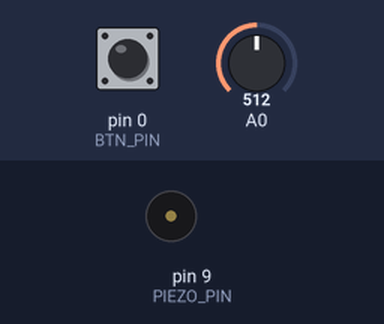
Bench run of a sketch on a simulated Arduino Uno, built with avr-gcc and run on an emulated ATmega328P. Shown: buzzer (waves = sounding). Inputs (shaded band) come from the test bench; at power-on: pin 0 (BTN_PIN) HIGH, A0 = 512.

Above: at 1.2 s.
1.3 s: pin 0 (BTN_PIN) pulled LOW for 0.15 s
At 1.38 s:
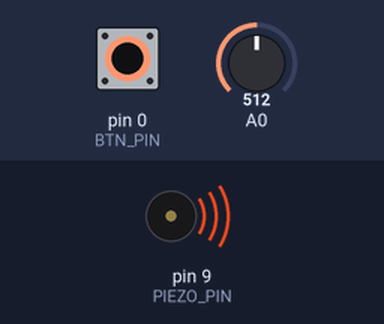
2.9 s: pin 0 (BTN_PIN) pulled LOW for 3.2 s
At 6.6 s:
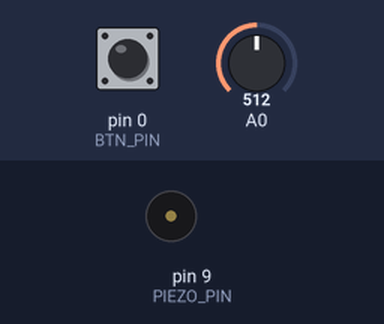
Timing chart, 0 to 8.1 s (numbered marks = the images above; inputs shaded):
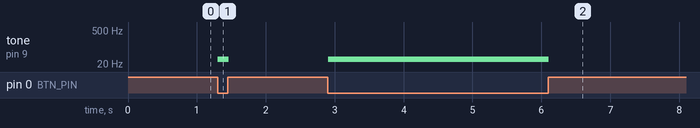

The sketch:

ArduinoInstrument.ino
```cpp
/**
 * @file ArduinoInstrument.ino
 *
 * @author Ethan Ruffing <ruffinge@mail.gvsu.edu>
 * @since 2015-11-29
 *
 * @brief Acts as a musical instrument.
 *
 * This program creates a basic musical instrument from the Arduino
 * through the use of a distance sensor and a piezo buzzer. The distance
 * is mapped to musical notes, and these are played whenever a button is
 * pressed.
 *
 * The pin configuration is set using the appropriate macros below.
 */

#include "pitches.h"
#include "SharpSensor.h"

/** The pin to which the piezo buzzer is connected. */
#define PIEZO_PIN 9

/** The analog pin to which the distance sensor is connected. */
#define DIST_PIN 0

/** The digital pin to which the control button is connected. */
#define BTN_PIN 0

/**
 * Converts a distance to a frequency.
 *
 * @param[in] dist
 *     The distance to map to a frequency
 *
 * @returns
 *     The mapped frequency for the given distance
 */
int distToFreq(float dist);

void setup() {
  pinMode(BTN_PIN, INPUT_PULLUP);
}

void loop() {
  if (!digitalRead(BTN_PIN)) {
    tone(PIEZO_PIN, distToFreq(readDistance(DIST_PIN)));
  } else {
    noTone(PIEZO_PIN);
  }

  delay(20);
}

int distToFreq(float dist) {
  int i;
  if (dist < 9) {
    i = 0;
  } else if (dist > 90) {
    i = PITCHRANGE - 1;
  } else {
    i = ((dist - 10) / 70.0) * 89;
  }

  return NOTES[i];
}
```

SharpSensor.c
```cpp
/**
 * @file SharpSensor.c
 *
 * @author Ethan Ruffing
 * @since 2015-11-29
 *
 * @brief Implementation of SharpSensor.h
 *
 * This file contains implementations of the functions declared in SharpSensor.h.
 */

#include "SharpSensor.h"

/**
 * Converts a binary reading of an analog sensor value to a voltage. Assumes that
 * the voltage returned will be between 0V and 5V.
 *
 * @param[in] bin
 *     The binary (byte value) reading of the analog sensor
 * @returns
 *     The converted voltage reading of the analog sensor
 */
double binToVolt(int bin) {
  return ((double)bin / 255) * 5.0;
}

/**
 * Converts a voltage reading to a distance, in centimeters, for the Sharp
 * GP2Y0A21YK0F distance sensor. Formula found using a power model regression
 * on data from the Sharp sensor datasheet.
 *
 * @param[in] v
 *     The voltage reading from the sensor
 * @returns
 *     The distance, in cm, that the sensor is reading
 */
double voltToDist(double v) {
  return 26.5574 * pow(v, -1.19027);
}

/**
 * Reads an analog sensor value.
 * @param[in] sens
 *     The sensor to read from (0-5)
 * @returns
 *     The voltage of the sensor, on a scale of 0 to 255
 */
uint8_t read_sensor(int sens) {
  uint8_t sensorVoltage;

  ADMUX = _BV(REFS0) | _BV(ADLAR) | sens;

  ADCSRA = _BV(ADEN) | _BV(ADIF) | _BV(ADPS2) | _BV(ADPS1) | _BV(ADPS0);

  ADCSRB = 0;

  ADCSRA |= _BV(ADSC);

  while((ADCSRA & _BV(ADIF)) == 0);

  sensorVoltage = (uint8_t)ADCH;

  return sensorVoltage;
}

float readDistance(int pin) {
  return voltToDist(binToVolt(read_sensor(pin)));
}
```

SharpSensor.h
```cpp
/**
 * @file SharpSensor.h
 *
 * @author Ethan Ruffing
 * @since 2015-11-29
 *
 * @brief Driver for the Sharp GP2Y0A21YK0F Analog Distance Sensor
 *
 * This is a driver for using the Sharp GP2Y0A21YK0F Analog Distance Sensor with
 * an Arduino. To use, simply call `readDistance` for the appropriate pin.
 */

#include <avr/io.h>

#ifndef SHARPSENSOR_H_
#define SHARPSENSOR_H_
#ifdef __cplusplus
extern "C" {
#endif

/**
 * Reads the distance from the distance sensor.
 *
 * @param[in] pin
 *     The analog pin to which the sensor is connected.
 *
 * @returns
 *     The distance, in centimeters, read from the sensor.
 */
float readDistance(int pin);

#ifdef __cplusplus
}
#endif
#endif
```

pitches.h
```cpp
/**
 * @file pitches.h
 * @author Ethan Ruffing <ruffinge@mail.gvsu.edu>
 * @author Tom Igoe
 *
 * This is a set of pitch constants, equating musical notes to their
 * corresponding frequencies. This was adopted from a similar file
 * provided by Tom Igoe at
 * https://www.arduino.cc/en/Tutorial/toneMelody.
 *
 * Note that 'flats' are not defined, so you will have to use the
 * enharmonic equivalents.
 */

#ifndef PITCHES_H_
#define PITCHES_H_

#define PITCHRANGE 89

#define NOTE_B0  31
#define NOTE_C1  33
#define NOTE_CS1 35
#define NOTE_D1  37
#define NOTE_DS1 39
#define NOTE_E1  41
#define NOTE_F1  44
#define NOTE_FS1 46
#define NOTE_G1  49
#define NOTE_GS1 52
#define NOTE_A1  55
#define NOTE_AS1 58
#define NOTE_B1  62
#define NOTE_C2  65
#define NOTE_CS2 69
#define NOTE_D2  73
#define NOTE_DS2 78
#define NOTE_E2  82
#define NOTE_F2  87
#define NOTE_FS2 93
#define NOTE_G2  98
#define NOTE_GS2 104
#define NOTE_A2  110
#define NOTE_AS2 117
#define NOTE_B2  123
#define NOTE_C3  131
#define NOTE_CS3 139
#define NOTE_D3  147
#define NOTE_DS3 156
#define NOTE_E3  165
#define NOTE_F3  175
#define NOTE_FS3 185
#define NOTE_G3  196
#define NOTE_GS3 208
#define NOTE_A3  220
#define NOTE_AS3 233
#define NOTE_B3  247
#define NOTE_C4  262
#define NOTE_CS4 277
#define NOTE_D4  294
#define NOTE_DS4 311
#define NOTE_E4  330
#define NOTE_F4  349
#define NOTE_FS4 370
#define NOTE_G4  392
#define NOTE_GS4 415
#define NOTE_A4  440
#define NOTE_AS4 466
#define NOTE_B4  494
#define NOTE_C5  523
#define NOTE_CS5 554
#define NOTE_D5  587
#define NOTE_DS5 622
#define NOTE_E5  659
#define NOTE_F5  698
#define NOTE_FS5 740
#define NOTE_G5  784
#define NOTE_GS5 831
#define NOTE_A5  880
#define NOTE_AS5 932
#define NOTE_B5  988
#define NOTE_C6  1047
#define NOTE_CS6 1109
#define NOTE_D6  1175
#define NOTE_DS6 1245
#define NOTE_E6  1319
#define NOTE_F6  1397
#define NOTE_FS6 1480
#define NOTE_G6  1568
#define NOTE_GS6 1661
#define NOTE_A6  1760
#define NOTE_AS6 1865
#define NOTE_B6  1976
#define NOTE_C7  2093
#define NOTE_CS7 2217
#define NOTE_D7  2349
#define NOTE_DS7 2489
#define NOTE_E7  2637
#define NOTE_F7  2794
#define NOTE_FS7 2960
#define NOTE_G7  3136
#define NOTE_GS7 3322
#define NOTE_A7  3520
#define NOTE_AS7 3729
#define NOTE_B7  3951
#define NOTE_C8  4186
#define NOTE_CS8 4435
#define NOTE_D8  4699
#define NOTE_DS8 4978
#define REST     0

const int NOTES[] = {NOTE_B0, NOTE_C1, NOTE_CS1, NOTE_D1, NOTE_DS1, NOTE_E1, NOTE_F1, NOTE_FS1, NOTE_G1, NOTE_GS1, NOTE_A1, NOTE_AS1, NOTE_B1, NOTE_C2, NOTE_CS2, NOTE_D2, NOTE_DS2, NOTE_E2, NOTE_F2, NOTE_FS2, NOTE_G2, NOTE_GS2, NOTE_A2, NOTE_AS2, NOTE_B2, NOTE_C3, NOTE_CS3, NOTE_D3, NOTE_DS3, NOTE_E3, NOTE_F3, NOTE_FS3, NOTE_G3, NOTE_GS3, NOTE_A3, NOTE_AS3, NOTE_B3, NOTE_C4, NOTE_CS4, NOTE_D4, NOTE_DS4, NOTE_E4, NOTE_F4, NOTE_FS4, NOTE_G4, NOTE_GS4, NOTE_A4, NOTE_AS4, NOTE_B4, NOTE_C5, NOTE_CS5, NOTE_D5, NOTE_DS5, NOTE_E5, NOTE_F5, NOTE_FS5, NOTE_G5, NOTE_GS5, NOTE_A5, NOTE_AS5, NOTE_B5, NOTE_C6, NOTE_CS6, NOTE_D6, NOTE_DS6, NOTE_E6, NOTE_F6, NOTE_FS6, NOTE_G6, NOTE_GS6, NOTE_A6, NOTE_AS6, NOTE_B6, NOTE_C7, NOTE_CS7, NOTE_D7, NOTE_DS7, NOTE_E7, NOTE_F7, NOTE_FS7, NOTE_G7, NOTE_GS7, NOTE_A7, NOTE_AS7, NOTE_B7, NOTE_C8, NOTE_CS8, NOTE_D8, NOTE_DS8};

#endif
```

Measured:
- after the input at 1.3 s, tone on pin 9 (PIEZO_PIN): silent → 31 Hz at once, → silent 0.16 s later
- after the input at 2.9 s, tone on pin 9 (PIEZO_PIN): silent → 31 Hz at once, → silent 3.2 s later
